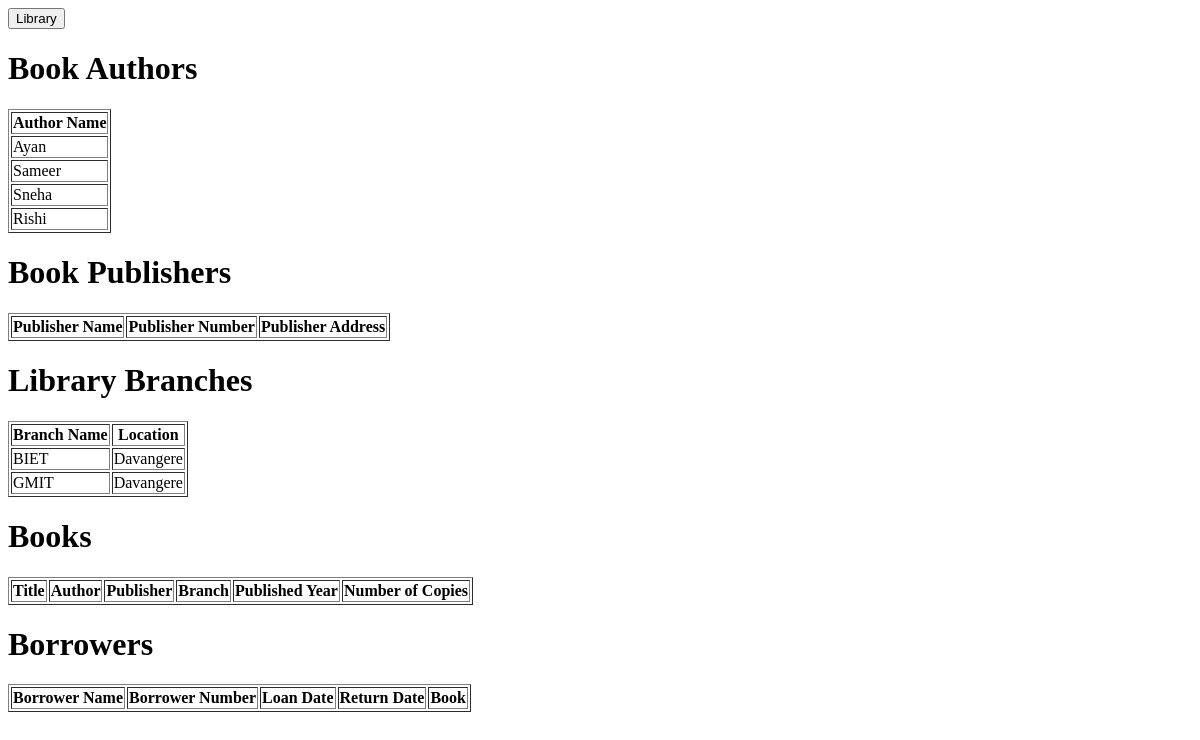
Page /view/ on the earlier database version.
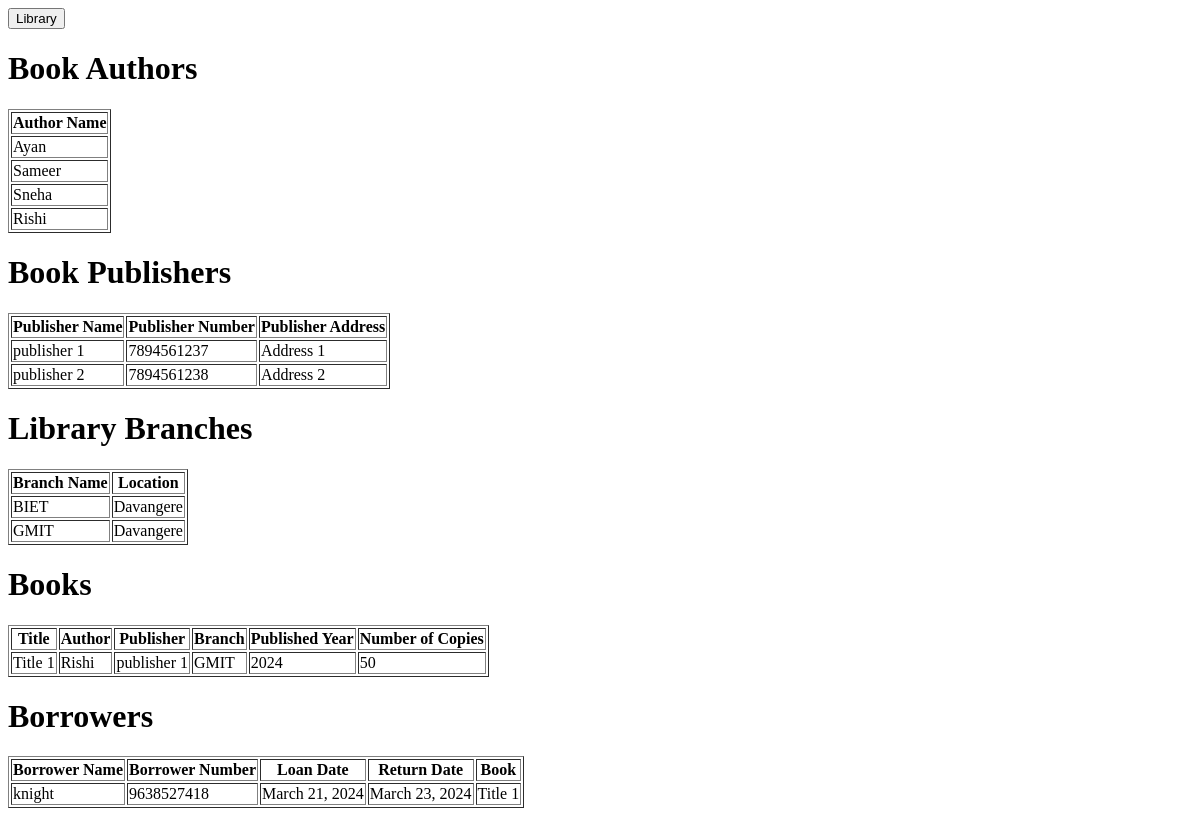
Same page on the later database version.
### main/models.py (models this page shows, shortened)
class Book_Author(models.Model):
    author_name = models.CharField(max_length=30)

class Library_Branch(models.Model):
    branch_name = models.CharField(max_length=60)
    location = models.CharField(max_length=100)

class Book_Publisher(models.Model):
    publisher_name = models.CharField(max_length=60)
    publisher_number = models.IntegerField(
        null=True,
        validators=[
            MaxValueValidator(9999999999),
            MinValueValidator(6000000000)
        ]
    )
    pubilsher_address = models.CharField(max_length=150, default='Unknown')

class Book(models.Model):
    title = models.CharField(max_length=100)
    author = models.ForeignKey(Book_Author, on_delete=models.CASCADE)
    publisher = models.ForeignKey(Book_Publisher, on_delete=models.CASCADE)
    branch = models.ForeignKey(Library_Branch, on_delete=models.CASCADE)
    published_year = models.PositiveIntegerField(
        default=timezone.now().year,
        validators=[
            MaxValueValidator(2024),
            MinValueValidator(1950)
        ]
    )
    num_copies = models.IntegerField(default=1, validators=[MinValueValidator(0)])

class Borrower(models.Model):
    borrower_name = models.CharField(max_length=30)
    borrower_number = models.IntegerField(
        null=True,
        validators=[
            MaxValueValidator(9999999999),
            MinValueValidator(6000000000)
        ]
    )
    loan_date = models.DateField()
    return_date = models.DateField(null=True, blank=True)
    book = models.ForeignKey(Book, on_delete=models.CASCADE)
    branch = models.ForeignKey(Library_Branch, on_delete=models.CASCADE, null=True)

### main/views.py (the view)
# urls.py: path('view/', view, name='view'),
def view(request):
    authors = Book_Author.objects.all()
    publishers = Book_Publisher.objects.all()
    branches = Library_Branch.objects.all()
    books = Book.objects.all()
    borrowers = Borrower.objects.all()
    return render(request, 'view.html', {
        'authors': authors,
        'publishers': publishers,
        'branches': branches,
        'books': books,
        'borrowers': borrowers }
        )

### templates/view.html (shortened to what this page needs)
<!DOCTYPE html>
<html lang="en">
<head>
</head>
<body>
    <button onclick="redirectToPage()">Library</button>
    <h1>Book Authors</h1>
    <table border="1">
        <tr>
            <th>Author Name</th>
        </tr>
        {% for author in authors %}
        <tr>
            <td>{{ author.author_name }}</td>
        </tr>
        {% endfor %}
    </table>
    <h1>Book Publishers</h1>
    <table border="1">
        <tr>
            <th>Publisher Name</th>
            <th>Publisher Number</th>
            <th>Publisher Address</th>
        </tr>
        {% for publisher in publishers %}
        <tr>
            <td>{{ publisher.publisher_name }}</td>
            <td>{{ publisher.publisher_number }}</td>
            <td>{{ publisher.pubilsher_address }}</td>
        </tr>
        {% endfor %}
    </table>
    <h1>Library Branches</h1>
    <table border="1">
        <tr>
            <th>Branch Name</th>
            <th>Location</th>
        </tr>
        {% for branch in branches %}
        <tr>
            <td>{{ branch.branch_name }}</td>
            <td>{{ branch.location }}</td>
        </tr>
        {% endfor %}
    </table>
    <h1>Books</h1>
    <table border="1">
        <tr>
            <th>Title</th>
            <th>Author</th>
            <th>Publisher</th>
            <th>Branch</th>
            <th>Published Year</th>
            <th>Number of Copies</th>
        </tr>
        {% for book in books %}
        <tr>
            <td>{{ book.title }}</td>
            <td>{{ book.author.author_name }}</td>
            <td>{{ book.publisher.publisher_name }}</td>
            <td>{{ book.branch.branch_name }}</td>
            <td>{{ book.published_year }}</td>
            <td>{{ book.num_copies }}</td>
        </tr>
        {% endfor %}
    </table>
    <h1>Borrowers</h1>
    <table border="1">
        <tr>
            <th>Borrower Name</th>
            <th>Borrower Number</th>
            <th>Loan Date</th>
            <th>Return Date</th>
            <th>Book</th>
        </tr>
        {% for borrower in borrowers %}
        <tr>
            <td>{{ borrower.borrower_name }}</td>
            <td>{{ borrower.borrower_number }}</td>
            <td>{{ borrower.loan_date }}</td>
            <td>{{ borrower.return_date }}</td>
            <td>{{ borrower.book.title }}</td>
        </tr>
        {% endfor %}
    </table>
</body>
</html>

Differences in the rows shown:
added Book_Publisher: publisher_name "publisher 1", publisher_number "7894561237", pubilsher_address "Address 1"
added Book_Publisher: publisher_name "publisher 2", publisher_number "7894561238", pubilsher_address "Address 2"
added Book: title "Title 1", author.author_name "Rishi", publisher.publisher_name "publisher 1", branch.branch_name "GMIT", published_year "2024", num_copies "50"
added Borrower: borrower_name "knight", borrower_number "9638527418", loan_date "March 21, 2024", return_date "March 23, 2024", book "Title 1"
